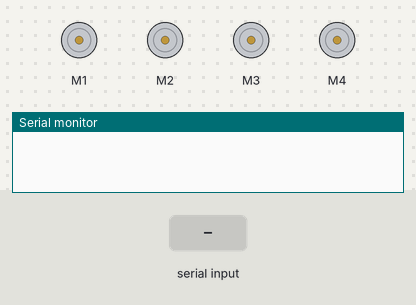
The sketch below on a simulated Arduino Uno, built with avr-gcc and run on an emulated ATmega328P. Shown: 4 × DC motor (green arrow = forward, orange = backward, longer = faster), the last lines printed to the serial monitor. The inputs (shaded band) are chosen by the test bench.

Above: at 1.2 s.
1.3 s: "FORWARD" received over Serial
At 2.8 s:
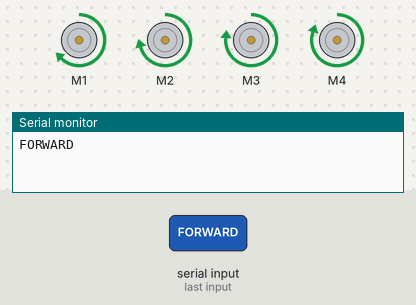
3.1 s: "BACKWARD" received over Serial
At 4.7 s:
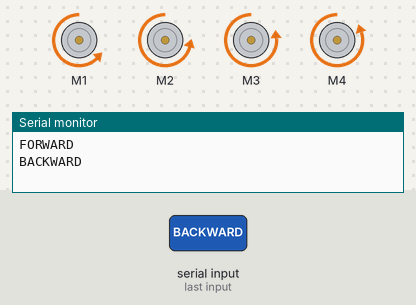
5.0 s: "RIGHT" received over Serial
At 5.6 s:
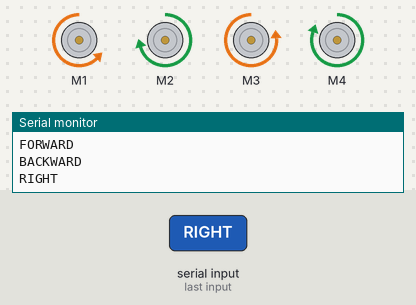
6.7 s: "LEFT" received over Serial
At 7.5 s:
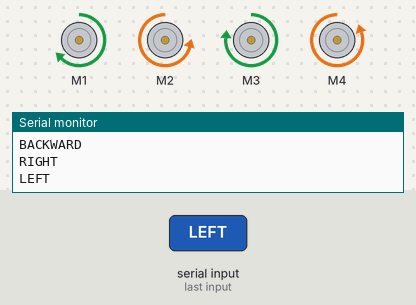
8.4 s: "FORWARDRIGHT" received over Serial
At 10.2 s:
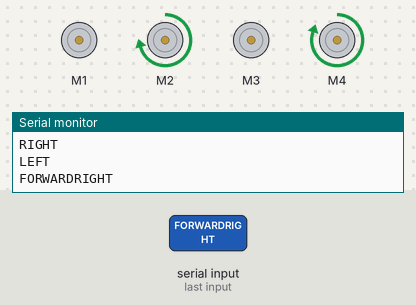
10.5 s: "FORWARDLEFT" received over Serial
At 12.4 s:
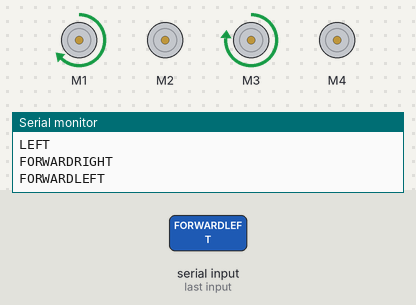
Timing chart, 0 to 13.5 s (numbered marks = the images above; inputs shaded):
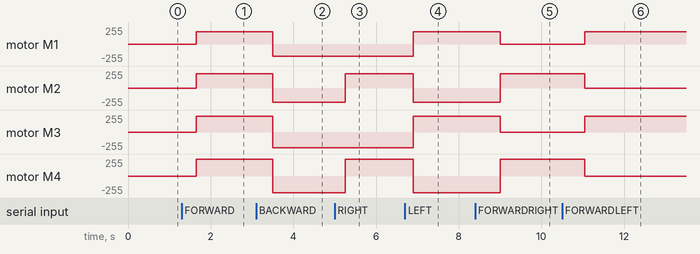

The sketch:

MecanumWheel_BlueToothCar3.ino
```cpp
//ΝΕΚΤΑΡΙΟΣ ΚΟΥΡΑΚΗΣ-ΚΑΘΗΓΗΤΗΣ 2022-23 ΓΕΛ ΛΥΚΕΙΟ ΣΟΥΔΑΣ
//ΜΑΘΗΤΕΣ: ΔΗΜΗΤΡΑ,ΔΗΜΗΤΡΗΣ ΚΑΙ ΓΙΑΝΝΗΣ απο Α και Β λυκείου

#include <AFMotor.h>   //Download and Install AFMotor.h Library*
//προαιρετικά μπορούμε να βάλουμε τις παρακάτω 4 γραμμές αντί αυτές από 11-14 αλλάζοντας τα KHz*
//AF_DCMotor motor1(1, MOTOR12_1KHZ);
//AF_DCMotor motor2(2, MOTOR12_1KHZ);
//AF_DCMotor motor3(3, MOTOR34_1KHZ);
//AF_DCMotor motor4(4, MOTOR34_1KHZ);

AF_DCMotor motor1(1); //Front Left Wheel
AF_DCMotor motor2(2); //Back Left Wheel
AF_DCMotor motor3(3); //Front Right Wheel
AF_DCMotor motor4(4); //Back Right Wheel

String readString;
char c = 0;
void setup() {
  Serial.begin(9600);

motor1.setSpeed(185);   //Set Motor Speed
motor2.setSpeed(217);
motor3.setSpeed(238);
motor4.setSpeed(253);


}

void loop() {
  while(Serial.available()){
    delay(50);
  c=Serial.read();
    readString+=c;
  }
  if(readString.length()>0){
    Serial.println(readString);
    if (readString =="FORWARD"){      // MOVE FORWARD
      motor1.run(FORWARD);
      motor2.run(FORWARD);
      motor3.run(FORWARD);
      motor4.run(FORWARD);
    }
    if (readString =="BACKWARD"){     // MOVE BACKWARD
      motor1.run (BACKWARD);
      motor2.run (BACKWARD);
      motor3.run (BACKWARD);
      motor4.run (BACKWARD);
    }
    if (readString =="RIGHT"){     // MOVE LEFT SIDE
      motor1.run (BACKWARD);
      motor2.run (FORWARD);
      motor4.run (FORWARD);
      motor3.run (BACKWARD);
    }
    if (readString =="LEFT"){     // MOVE RIGHT SIDE
      motor1.run (FORWARD);
      motor2.run (BACKWARD);
      motor4.run (BACKWARD);
      motor3.run (FORWARD);
    }
    if (readString =="FORWARDRIGHT"){     // MOVE FORWARD LEFT FORWARDLEFT
      motor1.run (RELEASE);
      motor2.run (FORWARD);
      motor4.run (FORWARD);
      motor3.run (RELEASE);
    }
    if (readString =="FORWARDLEFT"){     // MOVE FORWARD RIGHT FORWARDRIGHT
      motor1.run (FORWARD);
      motor2.run (RELEASE);
      motor4.run (RELEASE);
      motor3.run (FORWARD);
    }
    if (readString =="BACKWARDRIGHT"){     // MOVE BACKWARD LEFT  BACKWARDLEFT
      motor1.run (BACKWARD);
      motor2.run (RELEASE);
      motor4.run (RELEASE);
      motor3.run (BACKWARD);
    }
    if (readString =="BACKWARDLEFT"){     // MOVE BACKWARD RIGHT BACKWARDRIGHT
      motor1.run (RELEASE);
      motor2.run (BACKWARD);
      motor4.run (BACKWARD);
      motor3.run (RELEASE);
    }
    if (readString =="ROTATERIGHT"){     // ROTATE LEFT SIDE ROTATELEFT
      motor1.run (BACKWARD);
      motor2.run (BACKWARD);
      motor4.run (FORWARD);
      motor3.run (FORWARD);
    }
    if (readString =="ROTATELEFT"){     // ROTATE RIGHT SIDE ROTATERIGHT
      motor1.run (FORWARD);
      motor2.run (FORWARD);
      motor4.run (BACKWARD);
      motor3.run (BACKWARD);
    }
    if (readString =="STOP"){     // STOP
      motor1.run (RELEASE);
      motor2.run (RELEASE);
      motor4.run (RELEASE);
      motor3.run (RELEASE);
    }

    readString="";
  }
}
```

Measured:
- after the input at 1.3 s, motor M1: stopped → forward 185/255 after 0.35 s; motor M2: stopped → forward 217/255 after 0.35 s; motor M3: stopped → forward 238/255 after 0.35 s; motor M4: stopped → forward 253/255 after 0.35 s
- after the input at 3.1 s, motor M1: forward 185/255 → backward 185/255 after 0.40 s; motor M2: forward 217/255 → backward 217/255 after 0.40 s; motor M3: forward 238/255 → backward 238/255 after 0.40 s; motor M4: forward 253/255 → backward 253/255 after 0.40 s
- after the input at 5.0 s, motor M2: backward 217/255 → forward 217/255 after 0.25 s; motor M4: backward 253/255 → forward 253/255 after 0.25 s
- after the input at 6.7 s, motor M1: backward 185/255 → forward 185/255 after 0.20 s; motor M2: forward 217/255 → backward 217/255 after 0.20 s; motor M3: backward 238/255 → forward 238/255 after 0.20 s; motor M4: forward 253/255 → backward 253/255 after 0.20 s
- after the input at 8.4 s, motor M1: forward 185/255 → stopped after 0.60 s; motor M2: backward 217/255 → forward 217/255 after 0.60 s; motor M3: forward 238/255 → stopped after 0.60 s; motor M4: backward 253/255 → forward 253/255 after 0.60 s
- after the input at 10.5 s, motor M1: stopped → forward 185/255 after 0.55 s; motor M2: forward 217/255 → stopped after 0.55 s; motor M3: stopped → forward 238/255 after 0.55 s; motor M4: forward 253/255 → stopped after 0.55 s
